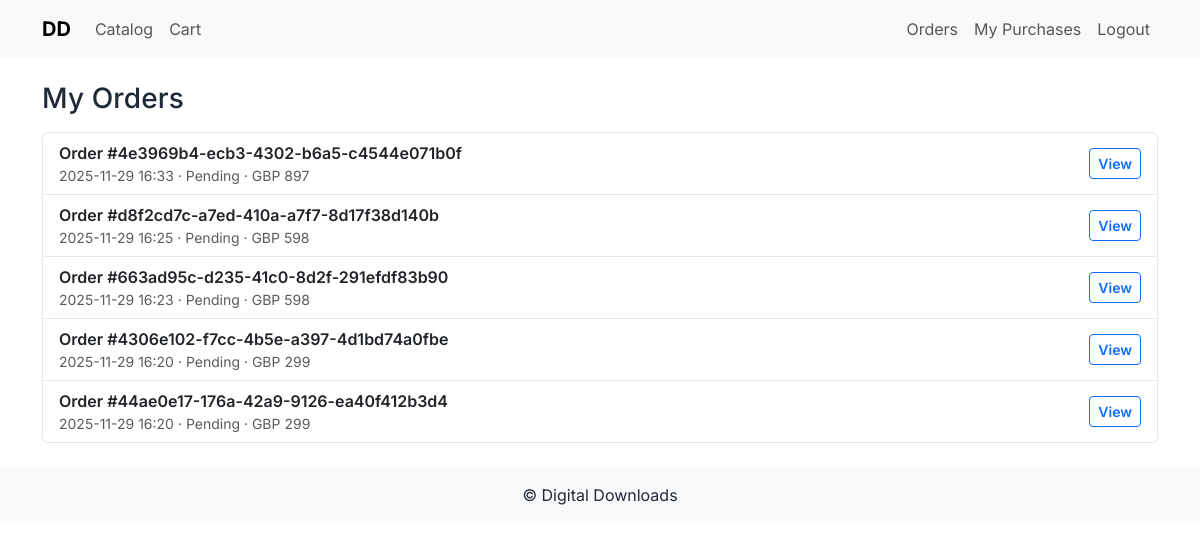
The app's page /orders/ (signed in), older data.
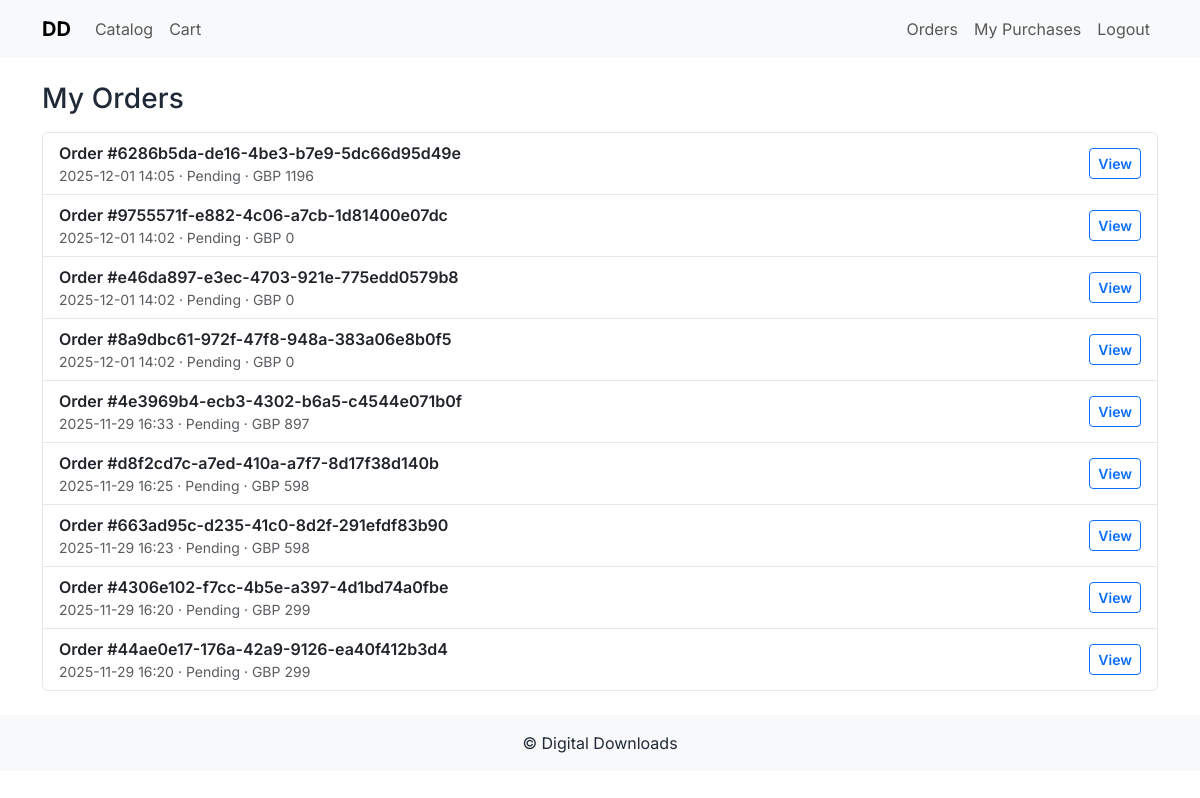
The same page, newer data.
### orders/models.py (models this page shows, shortened)
class Order(models.Model):
    class Status(models.TextChoices):
        PENDING = "pending", "Pending"
        PAID = "paid", "Paid"
        FAILED = "failed", "Failed"
        CANCELED = "canceled", "Canceled"
    id = models.UUIDField(primary_key=True, default=uuid.uuid4, editable=False)
    user = models.ForeignKey(
        settings.AUTH_USER_MODEL,
        on_delete=models.CASCADE,
        related_name="orders",
    )
    status = models.CharField(
        max_length=12,
        choices=Status.choices,
        default=Status.PENDING,
    )
    currency = models.CharField(max_length=3, default="GBP")
    subtotal_pennies = models.PositiveIntegerField(
        default=0,
        validators=[MinValueValidator(0)],
    )
    total_pennies = models.PositiveIntegerField(
        default=0,
        validators=[MinValueValidator(0)],
    )
    stripe_session_id = models.CharField(max_length=255, blank=True)
    stripe_payment_intent = models.CharField(max_length=255, blank=True)
    created_at = models.DateTimeField(auto_now_add=True)
    class Meta:
        ordering = ["-created_at"]

### orders/views.py (the view)
# urls.py: path("", order_history, name="history"),
@login_required
def order_history(request):
    orders = Order.objects.filter(user=request.user).order_by("-created_at")
    return render(request, "orders/history.html", {"orders": orders})

### templates/orders/history.html (shortened to what this page needs)
{% extends "base.html" %}
{% block content %}
<h1 class="h3 mb-3">My Orders</h1>
{% if orders %}
  <div class="list-group">
    {% for o in orders %}
      <a class="list-group-item list-group-item-action d-flex justify-content-between align-items-center"
         href="{% url 'orders:detail' o.id %}">
        <div>
          <div class="fw-semibold">Order #{{ o.id }}</div>
          <div class="small text-muted">{{ o.created_at|date:"Y-m-d H:i" }} &middot; {{ o.status|title }} &middot; {{ o.currency }} {{ o.total_pennies|floatformat:-2 }}</div>
        </div>
        <span class="btn btn-sm btn-outline-primary">View</span>
      </a>
    {% endfor %}
  </div>
{% else %}
  <div class="alert alert-info">No orders yet.</div>
{% endif %}
{% endblock %}

### templates/base.html (shortened to what this page needs)
{% load static %}
<!DOCTYPE html>
<html lang="en">
  <head>
    <link
      href="https://cdn.jsdelivr.net/npm/bootstrap@5.3.3/dist/css/bootstrap.min.css"
      rel="stylesheet"
    >
      <link rel="stylesheet" href="{% static 'css/style.css' %}">
  </head>
  <body>
    <nav
      class="navbar navbar-expand-lg navbar-light bg-light"
      aria-label="Main"
      role="navigation"
    >
      <div class="container">
        <a class="navbar-brand" href="/">DD</a>
        <div class="collapse navbar-collapse" id="nav">
          <ul class="navbar-nav me-auto">
            <li class="nav-item">
              <a class="nav-link" href="{% url 'catalog:list' %}">Catalog</a>
            </li>
            <li class="nav-item">
              <a class="nav-link" href="{% url 'cart:view' %}">Cart</a>
            </li>
          </ul>
          <ul class="navbar-nav ms-auto">
            {% if user.is_authenticated %}
            <li class="nav-item">
              <a class="nav-link" href="{% url 'orders:history' %}">Orders</a>
            </li>
            <li class="nav-item">
              <a class="nav-link" href="{% url 'orders:downloads' %}"
                >My Purchases</a
              >
            </li>
            <li class="nav-item">
              <form method="post" action="{% url 'logout' %}" class="d-inline">
                <button type="submit" class="nav-link">Logout</button>
              </form>
            </li>
            {% endif %}
          </ul>
        </div>
      </div>
    </nav>
    <main class="container my-4">{% block content %}{% endblock %}</main>
    <footer class="bg-light text-center py-3 mt-auto">
      &copy; {{ current_year }} Digital Downloads
    </footer>
  </body>
</html>

### static/css/style.css (style rules this page uses)
:root { --dd-text: #1f2937; --dd-muted: #6b7280; --dd-brand: #0d6efd; --dd-border: #e5e7eb; }
html, body { font-family: "Inter", system-ui, -apple-system, Segoe UI, Roboto, Arial, sans-serif; color: var(--dd-text); }
h1, h2, h3, h4, h5, h6 { font-weight: 700; letter-spacing: .15px; line-height: 1.2; margin-bottom: .5rem; }
p, li { line-height: 1.65; }
.small, small { color: var(--dd-muted); }
a { text-decoration: none; }
.btn { font-weight: 600; }
.card, .table, .list-group-item { border-color: var(--dd-border) !important; }
.navbar-brand { font-weight: 700; }

Row changes from the older to the newer data that the page shows:
added Order: id "6286b5da-de16-4be3-b7e9-5dc66d95d49e", created_at "2025-12-01 14:05", status "Pending", currency "GBP", total_pennies "1196"
added Order: id "9755571f-e882-4c06-a7cb-1d81400e07dc", created_at "2025-12-01 14:02", status "Pending", currency "GBP", total_pennies "0"
added Order: id "e46da897-e3ec-4703-921e-775edd0579b8", created_at "2025-12-01 14:02", status "Pending", currency "GBP", total_pennies "0"
added Order: id "8a9dbc61-972f-47f8-948a-383a06e8b0f5", created_at "2025-12-01 14:02", status "Pending", currency "GBP", total_pennies "0"
